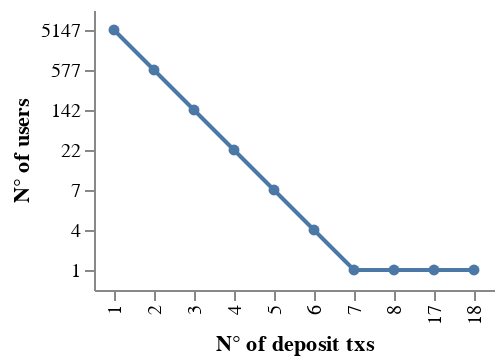

The notebook cell saved with this chart:
### Code cell
alt.Chart(df).mark_line(point = True).encode(
    y=alt.Y('N° of users:O', sort="descending"),
    x=cols_dict['DEPOSIT_TXS']+":O",
    tooltip=['N° of users:O',cols_dict['DEPOSIT_TXS']+":Q"]
).configure_view(strokeOpacity=0)

### Figure 1 — Vega-Lite specification as saved in the notebook (floating-point values rounded to 4 significant figures)
{"config": {"view": {"continuousWidth": 400, "continuousHeight": 300, "strokeOpacity": 0}}, "data": {"name": "data-7895a93bab98754ebca3b1ec9c876e62"}, "mark": {"type": "line", "point": true}, "encoding": {"tooltip": [{"field": "N° of users", "type": "ordinal"}, {"field": "N° of deposit txs", "type": "quantitative"}], "x": {"field": "N° of deposit txs", "type": "ordinal"}, "y": {"field": "N° of users", "sort": "descending", "type": "ordinal"}}, "$schema": "https://vega.github.io/schema/vega-lite/v4.17.0.json", "datasets": {"data-7895a93bab98754ebca3b1ec9c876e62": [{"N° of deposit txs": 1, "N° of users": 5147}, {"N° of deposit txs": 2, "N° of users": 577}, {"N° of deposit txs": 3, "N° of users": 142}, {"N° of deposit txs": 4, "N° of users": 22}, {"N° of deposit txs": 5, "N° of users": 7}, {"N° of deposit txs": 6, "N° of users": 4}, {"N° of deposit txs": 7, "N° of users": 1}, {"N° of deposit txs": 8, "N° of users": 1}, {"N° of deposit txs": 17, "N° of users": 1}, {"N° of deposit txs": 18, "N° of users": 1}]}}
